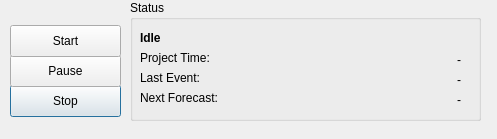
<?xml version="1.0" encoding="UTF-8"?>
<ui version="4.0">
 <class>Dialog</class>
 <widget class="QDialog" name="Dialog">
  <property name="geometry">
   <rect>
    <x>0</x>
    <y>0</y>
    <width>497</width>
    <height>139</height>
   </rect>
  </property>
  <property name="windowTitle">
   <string>Simulation</string>
  </property>
  <widget class="QPushButton" name="stopButton">
   <property name="geometry">
    <rect>
     <x>10</x>
     <y>85</y>
     <width>111</width>
     <height>32</height>
    </rect>
   </property>
   <property name="text">
    <string>Stop</string>
   </property>
  </widget>
  <widget class="QPushButton" name="pauseButton">
   <property name="geometry">
    <rect>
     <x>10</x>
     <y>55</y>
     <width>111</width>
     <height>32</height>
    </rect>
   </property>
   <property name="text">
    <string>Pause</string>
   </property>
  </widget>
  <widget class="QGroupBox" name="statusBox">
   <property name="geometry">
    <rect>
     <x>130</x>
     <y>0</y>
     <width>351</width>
     <height>121</height>
    </rect>
   </property>
   <property name="title">
    <string>Status</string>
   </property>
   <widget class="QLabel" name="coreStatusLabel">
    <property name="geometry">
     <rect>
      <x>10</x>
      <y>30</y>
      <width>271</width>
      <height>16</height>
     </rect>
    </property>
    <property name="font">
     <font>
      <weight>75</weight>
      <bold>true</bold>
     </font>
    </property>
    <property name="text">
     <string>Idle</string>
    </property>
    <property name="alignment">
     <set>Qt::AlignLeading|Qt::AlignLeft|Qt::AlignVCenter</set>
    </property>
   </widget>
   <widget class="QLabel" name="projectTimeTitleLabel">
    <property name="geometry">
     <rect>
      <x>10</x>
      <y>50</y>
      <width>91</width>
      <height>16</height>
     </rect>
    </property>
    <property name="text">
     <string>Project Time:</string>
    </property>
   </widget>
   <widget class="QLabel" name="lastEventTitleLabel">
    <property name="geometry">
     <rect>
      <x>10</x>
      <y>70</y>
      <width>71</width>
      <height>16</height>
     </rect>
    </property>
    <property name="text">
     <string>Last Event:</string>
    </property>
   </widget>
   <widget class="QLabel" name="nextForeCastTitleLabel">
    <property name="geometry">
     <rect>
      <x>10</x>
      <y>90</y>
      <width>101</width>
      <height>16</height>
     </rect>
    </property>
    <property name="text">
     <string>Next Forecast:</string>
    </property>
   </widget>
   <widget class="QLabel" name="projectTimeLabel">
    <property name="geometry">
     <rect>
      <x>110</x>
      <y>50</y>
      <width>221</width>
      <height>20</height>
     </rect>
    </property>
    <property name="text">
     <string>-</string>
    </property>
    <property name="alignment">
     <set>Qt::AlignRight|Qt::AlignTrailing|Qt::AlignVCenter</set>
    </property>
   </widget>
   <widget class="QLabel" name="lastEventLabel">
    <property name="geometry">
     <rect>
      <x>110</x>
      <y>70</y>
      <width>221</width>
      <height>20</height>
     </rect>
    </property>
    <property name="text">
     <string>-</string>
    </property>
    <property name="alignment">
     <set>Qt::AlignRight|Qt::AlignTrailing|Qt::AlignVCenter</set>
    </property>
   </widget>
   <widget class="QLabel" name="nextForecastLabel">
    <property name="geometry">
     <rect>
      <x>110</x>
      <y>90</y>
      <width>221</width>
      <height>20</height>
     </rect>
    </property>
    <property name="text">
     <string>-</string>
    </property>
    <property name="alignment">
     <set>Qt::AlignRight|Qt::AlignTrailing|Qt::AlignVCenter</set>
    </property>
   </widget>
  </widget>
  <widget class="QPushButton" name="startButton">
   <property name="geometry">
    <rect>
     <x>10</x>
     <y>25</y>
     <width>111</width>
     <height>32</height>
    </rect>
   </property>
   <property name="text">
    <string>Start</string>
   </property>
  </widget>
 </widget>
 <resources/>
 <connections/>
</ui>
